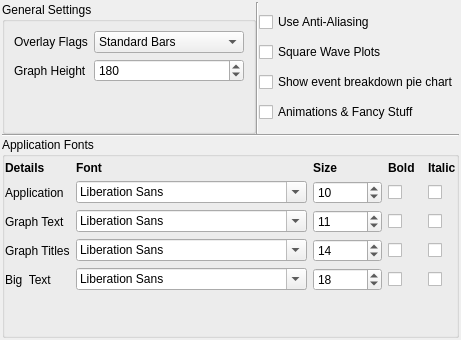
     <widget class="QWidget" name="appearanceTab">
      <attribute name="title">
       <string>&amp;Appearance</string>
      </attribute>
      <layout class="QVBoxLayout" name="verticalLayout_11">
       <property name="spacing">
        <number>0</number>
       </property>
       <property name="margin">
        <number>2</number>
       </property>
       <item>
        <layout class="QHBoxLayout" name="horizontalLayout_13">
         <item>
          <widget class="QGroupBox" name="groupBox">
           <property name="title">
            <string>General Settings</string>
           </property>
           <layout class="QGridLayout" name="gridLayout_5">
            <item row="0" column="0">
             <widget class="QLabel" name="label_18">
              <property name="sizePolicy">
               <sizepolicy hsizetype="Fixed" vsizetype="Preferred">
                <horstretch>0</horstretch>
                <verstretch>0</verstretch>
               </sizepolicy>
              </property>
              <property name="text">
               <string>Overlay Flags</string>
              </property>
             </widget>
            </item>
            <item row="0" column="1">
             <widget class="QComboBox" name="overlayFlagsCombo">
              <property name="sizePolicy">
               <sizepolicy hsizetype="Fixed" vsizetype="Fixed">
                <horstretch>0</horstretch>
                <verstretch>0</verstretch>
               </sizepolicy>
              </property>
              <property name="toolTip">
               <string>The visual method of displaying waveform overlay flags.
</string>
              </property>
              <item>
               <property name="text">
                <string>Standard Bars</string>
               </property>
              </item>
              <item>
               <property name="text">
                <string>Top &amp; Bottom Markers</string>
               </property>
              </item>
             </widget>
            </item>
            <item row="1" column="0">
             <widget class="QLabel" name="label_26">
              <property name="text">
               <string>Graph Height</string>
              </property>
             </widget>
            </item>
            <item row="1" column="1">
             <widget class="QSpinBox" name="graphHeight">
              <property name="sizePolicy">
               <sizepolicy hsizetype="Minimum" vsizetype="Fixed">
                <horstretch>0</horstretch>
                <verstretch>0</verstretch>
               </sizepolicy>
              </property>
              <property name="toolTip">
               <string>Default display height of graphs in pixels</string>
              </property>
              <property name="minimum">
               <number>50</number>
              </property>
              <property name="maximum">
               <number>600</number>
              </property>
              <property name="singleStep">
               <number>10</number>
              </property>
              <property name="value">
               <number>180</number>
              </property>
             </widget>
            </item>
            <item row="2" column="0" colspan="2">
             <spacer name="verticalSpacer">
              <property name="orientation">
               <enum>Qt::Vertical</enum>
              </property>
              <property name="sizeHint" stdset="0">
               <size>
                <width>20</width>
                <height>40</height>
               </size>
              </property>
             </spacer>
            </item>
           </layout>
          </widget>
         </item>
         <item>
          <widget class="Line" name="line_2">
           <property name="orientation">
            <enum>Qt::Vertical</enum>
           </property>
          </widget>
         </item>
         <item>
          <layout class="QVBoxLayout" name="verticalLayout_8">
           <item>
            <widget class="QCheckBox" name="useAntiAliasing">
             <property name="toolTip">
              <string>Anti-Aliasing applies smoothing to graph plots.. 
Certain plots look more attractive with this on. 
This also affects printed reports.

Try it and see if you like it.</string>
             </property>
             <property name="text">
              <string>Use Anti-Aliasing</string>
             </property>
            </widget>
           </item>
           <item>
            <widget class="QCheckBox" name="useSquareWavePlots">
             <property name="toolTip">
              <string>Makes certain plots look more &quot;square waved&quot;.</string>
             </property>
             <property name="text">
              <string>Square Wave Plots</string>
             </property>
            </widget>
           </item>
           <item>
            <widget class="QCheckBox" name="enableGraphSnapshots">
             <property name="toolTip">
              <string>Allows graphs to be &quot;screenshotted&quot; for display purposes.
The Event Breakdown PIE chart uses this method, as does
the printing code.
Unfortunately some older computers/versions of Qt can cause
this application to be unstable with this feature enabled.</string>
             </property>
             <property name="text">
              <string>Show event breakdown pie chart</string>
             </property>
            </widget>
           </item>
           <item>
            <widget class="QCheckBox" name="animationsAndTransitionsCheckbox">
             <property name="toolTip">
              <string>Turn on/off the spinning &quot;context&quot; cube.
It really doesn't use that much resources.. :)</string>
             </property>
             <property name="text">
              <string>Animations &amp;&amp; Fancy Stuff</string>
             </property>
            </widget>
           </item>
          </layout>
         </item>
        </layout>
       </item>
       <item>
        <widget class="Line" name="line_5">
         <property name="orientation">
          <enum>Qt::Horizontal</enum>
         </property>
        </widget>
       </item>
       <item>
        <widget class="QGroupBox" name="fontGroupBox">
         <property name="title">
          <string>Application Fonts</string>
         </property>
         <property name="flat">
          <bool>false</bool>
         </property>
         <layout class="QVBoxLayout" name="verticalLayout_12">
          <property name="leftMargin">
           <number>0</number>
          </property>
          <property name="topMargin">
           <number>4</number>
          </property>
          <property name="rightMargin">
           <number>0</number>
          </property>
          <property name="bottomMargin">
           <number>4</number>
          </property>
          <item>
           <layout class="QGridLayout" name="gridLayout_3">
            <item row="0" column="1">
             <widget class="QLabel" name="label_19">
              <property name="sizePolicy">
               <sizepolicy hsizetype="Fixed" vsizetype="Preferred">
                <horstretch>0</horstretch>
                <verstretch>0</verstretch>
               </sizepolicy>
              </property>
              <property name="font">
               <font>
                <weight>75</weight>
                <bold>true</bold>
               </font>
              </property>
              <property name="text">
               <string>Font</string>
              </property>
             </widget>
            </item>
            <item row="0" column="2">
             <widget class="QLabel" name="label_14">
              <property name="sizePolicy">
               <sizepolicy hsizetype="Preferred" vsizetype="Preferred">
                <horstretch>0</horstretch>
                <verstretch>0</verstretch>
               </sizepolicy>
              </property>
              <property name="font">
               <font>
                <weight>75</weight>
                <bold>true</bold>
               </font>
              </property>
              <property name="text">
               <string>Size</string>
              </property>
             </widget>
            </item>
            <item row="0" column="3">
             <widget class="QLabel" name="label_15">
              <property name="sizePolicy">
               <sizepolicy hsizetype="Preferred" vsizetype="Preferred">
                <horstretch>0</horstretch>
                <verstretch>0</verstretch>
               </sizepolicy>
              </property>
              <property name="font">
               <font>
                <weight>75</weight>
                <bold>true</bold>
               </font>
              </property>
              <property name="text">
               <string>Bold  </string>
              </property>
              <property name="alignment">
               <set>Qt::AlignLeading|Qt::AlignLeft|Qt::AlignVCenter</set>
              </property>
             </widget>
            </item>
            <item row="0" column="4">
             <widget class="QLabel" name="label_16">
              <property name="sizePolicy">
               <sizepolicy hsizetype="Preferred" vsizetype="Preferred">
                <horstretch>0</horstretch>
                <verstretch>0</verstretch>
               </sizepolicy>
              </property>
              <property name="font">
               <font>
                <weight>75</weight>
                <bold>true</bold>
               </font>
              </property>
              <property name="text">
               <string>Italic</string>
              </property>
             </widget>
            </item>
            <item row="1" column="0">
             <widget class="QLabel" name="label_10">
              <property name="sizePolicy">
               <sizepolicy hsizetype="Fixed" vsizetype="Preferred">
                <horstretch>0</horstretch>
                <verstretch>0</verstretch>
               </sizepolicy>
              </property>
              <property name="text">
               <string>Application</string>
              </property>
             </widget>
            </item>
            <item row="1" column="1">
             <widget class="QFontComboBox" name="applicationFont"/>
            </item>
            <item row="1" column="2">
             <widget class="QSpinBox" name="applicationFontSize">
              <property name="maximumSize">
               <size>
                <width>80</width>
                <height>16777215</height>
               </size>
              </property>
              <property name="minimum">
               <number>6</number>
              </property>
              <property name="maximum">
               <number>30</number>
              </property>
              <property name="value">
               <number>10</number>
              </property>
             </widget>
            </item>
            <item row="1" column="3">
             <widget class="QCheckBox" name="applicationFontBold">
              <property name="sizePolicy">
               <sizepolicy hsizetype="Fixed" vsizetype="Fixed">
                <horstretch>0</horstretch>
                <verstretch>0</verstretch>
               </sizepolicy>
              </property>
              <property name="layoutDirection">
               <enum>Qt::LeftToRight</enum>
              </property>
              <property name="text">
               <string/>
              </property>
             </widget>
            </item>
            <item row="1" column="4">
             <widget class="QCheckBox" name="applicationFontItalic">
              <property name="sizePolicy">
               <sizepolicy hsizetype="Fixed" vsizetype="Fixed">
                <horstretch>0</horstretch>
                <verstretch>0</verstretch>
               </sizepolicy>
              </property>
              <property name="text">
               <string/>
              </property>
             </widget>
            </item>
            <item row="2" column="0">
             <widget class="QLabel" name="label_11">
              <property name="sizePolicy">
               <sizepolicy hsizetype="Fixed" vsizetype="Preferred">
                <horstretch>0</horstretch>
                <verstretch>0</verstretch>
               </sizepolicy>
              </property>
              <property name="text">
               <string>Graph Text</string>
              </property>
             </widget>
            </item>
            <item row="2" column="1">
             <widget class="QFontComboBox" name="graphFont"/>
            </item>
            <item row="2" column="2">
             <widget class="QSpinBox" name="graphFontSize">
              <property name="maximumSize">
               <size>
                <width>80</width>
                <height>16777215</height>
               </size>
              </property>
              <property name="minimum">
               <number>6</number>
              </property>
              <property name="maximum">
               <number>40</number>
              </property>
              <property name="value">
               <number>11</number>
              </property>
             </widget>
            </item>
            <item row="2" column="3">
             <widget class="QCheckBox" name="graphFontBold">
              <property name="sizePolicy">
               <sizepolicy hsizetype="Fixed" vsizetype="Fixed">
                <horstretch>0</horstretch>
                <verstretch>0</verstretch>
               </sizepolicy>
              </property>
              <property name="text">
               <string/>
              </property>
             </widget>
            </item>
            <item row="2" column="4">
             <widget class="QCheckBox" name="graphFontItalic">
              <property name="sizePolicy">
               <sizepolicy hsizetype="Fixed" vsizetype="Fixed">
                <horstretch>0</horstretch>
                <verstretch>0</verstretch>
               </sizepolicy>
              </property>
              <property name="text">
               <string/>
              </property>
             </widget>
            </item>
            <item row="3" column="0">
             <widget class="QLabel" name="label_12">
              <property name="sizePolicy">
               <sizepolicy hsizetype="Fixed" vsizetype="Preferred">
                <horstretch>0</horstretch>
                <verstretch>0</verstretch>
               </sizepolicy>
              </property>
              <property name="text">
               <string>Graph Titles</string>
              </property>
             </widget>
            </item>
            <item row="3" column="1">
             <widget class="QFontComboBox" name="titleFont"/>
            </item>
            <item row="3" column="2">
             <widget class="QSpinBox" name="titleFontSize">
              <property name="maximumSize">
               <size>
                <width>80</width>
                <height>16777215</height>
               </size>
              </property>
              <property name="minimum">
               <number>6</number>
              </property>
              <property name="maximum">
               <number>40</number>
              </property>
              <property name="value">
               <number>14</number>
              </property>
             </widget>
            </item>
            <item row="3" column="3">
             <widget class="QCheckBox" name="titleFontBold">
              <property name="sizePolicy">
               <sizepolicy hsizetype="Fixed" vsizetype="Fixed">
                <horstretch>0</horstretch>
                <verstretch>0</verstretch>
               </sizepolicy>
              </property>
              <property name="text">
               <string/>
              </property>
             </widget>
            </item>
            <item row="3" column="4">
             <widget class="QCheckBox" name="titleFontItalic">
              <property name="sizePolicy">
               <sizepolicy hsizetype="Fixed" vsizetype="Fixed">
                <horstretch>0</horstretch>
                <verstretch>0</verstretch>
               </sizepolicy>
              </property>
              <property name="text">
               <string/>
              </property>
             </widget>
            </item>
            <item row="4" column="0">
             <widget class="QLabel" name="label_13">
              <property name="sizePolicy">
               <sizepolicy hsizetype="Fixed" vsizetype="Preferred">
                <horstretch>0</horstretch>
                <verstretch>0</verstretch>
               </sizepolicy>
              </property>
              <property name="text">
               <string>Big  Text</string>
              </property>
             </widget>
            </item>
            <item row="4" column="1">
             <widget class="QFontComboBox" name="bigFont"/>
            </item>
            <item row="4" column="2">
             <widget class="QSpinBox" name="bigFontSize">
              <property name="maximumSize">
               <size>
                <width>80</width>
                <height>16777215</height>
               </size>
              </property>
              <property name="minimum">
               <number>6</number>
              </property>
              <property name="maximum">
               <number>72</number>
              </property>
              <property name="value">
               <number>18</number>
              </property>
             </widget>
            </item>
            <item row="4" column="3">
             <widget class="QCheckBox" name="bigFontBold">
              <property name="sizePolicy">
               <sizepolicy hsizetype="Fixed" vsizetype="Fixed">
                <horstretch>0</horstretch>
                <verstretch>0</verstretch>
               </sizepolicy>
              </property>
              <property name="text">
               <string/>
              </property>
             </widget>
            </item>
            <item row="4" column="4">
             <widget class="QCheckBox" name="bigFontItalic">
              <property name="sizePolicy">
               <sizepolicy hsizetype="Fixed" vsizetype="Fixed">
                <horstretch>0</horstretch>
                <verstretch>0</verstretch>
               </sizepolicy>
              </property>
              <property name="text">
               <string/>
              </property>
             </widget>
            </item>
            <item row="0" column="0">
             <widget class="QLabel" name="label_30">
              <property name="font">
               <font>
                <weight>75</weight>
                <bold>true</bold>
               </font>
              </property>
              <property name="text">
               <string>Details</string>
              </property>
             </widget>
            </item>
           </layout>
          </item>
          <item>
           <spacer name="verticalSpacer_2">
            <property name="orientation">
             <enum>Qt::Vertical</enum>
            </property>
            <property name="sizeHint" stdset="0">
             <size>
              <width>20</width>
              <height>40</height>
             </size>
            </property>
           </spacer>
          </item>
         </layout>
        </widget>
       </item>
      </layout>
     </widget>
